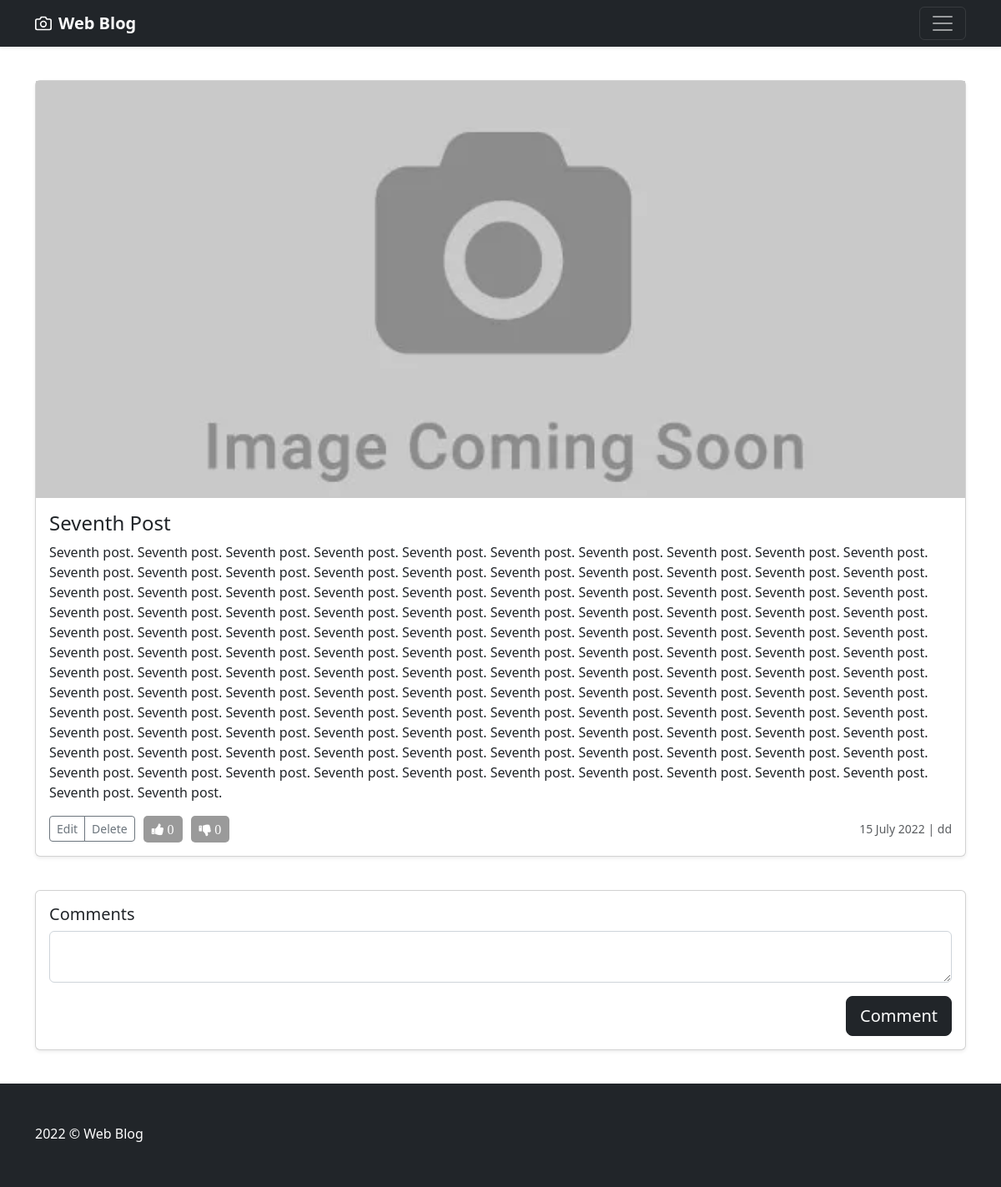
/post/7/ (signed in), run on the app's committed database.
### web_blog/models.py (models this page shows, shortened)
class Post(db.Model):
    id = db.Column(db.Integer, primary_key=True)
    title = db.Column(db.String(100), nullable=False)
    date_posted = db.Column(db.DateTime, nullable=False,
                            default=datetime.utcnow)
    content = db.Column(db.Text, nullable=False)
    user_id = db.Column(db.Integer, db.ForeignKey('user.id'),
                        nullable=False)
    image_file = db.Column(db.String(50), nullable=False,
                           default='default_post.png')
    comments = db.relationship('Comment', backref='post', lazy=True, cascade='all, delete')
    likes = db.relationship('Like', backref='post', lazy=True, cascade='all, delete')
    dislikes = db.relationship('Dislike', backref='post', lazy=True, cascade='all, delete')

class User(db.Model, UserMixin):
    id = db.Column(db.Integer, primary_key=True)
    username = db.Column(db.String(20), unique=True, nullable=False)
    email = db.Column(db.String(100), unique=True, nullable=False)
    image_file = db.Column(db.String(50), nullable=False,
                           default='default.png')
    password = db.Column(db.String(60), nullable=False)
    posts = db.relationship('Post', backref='author', lazy=True, cascade='all, delete')
    comments = db.relationship('Comment', backref='author', lazy=True, cascade='all, delete')

### web_blog/posts/routes.py (the view, shortened to what this page needs)
@posts.route('/post/<int:post_id>/', methods=['GET', 'POST'])
def post(post_id):
    context = {}
    if current_user.is_authenticated:
        form = CommentForm()
        context['form'] = form
    post = Post.query.get_or_404(post_id)
    liked = Like.query.filter_by(post_id=post_id, user_id=current_user.id).first()
    disliked = Dislike.query.filter_by(post_id=post_id, user_id=current_user.id).first()
    context['post'] = post
    context['comments'] = Comment.query.filter_by(post_id=post_id).order_by(Comment.created_at.desc()).all()
    context['author'] = User.query.get_or_404(post.user_id)
    context['title'] = post.title
    context['likes'] = Like.query.filter_by(post_id=post_id)
    context['dislikes'] = Dislike.query.filter_by(post_id=post_id)
    context['liked'] = True if liked else False
    context['disliked'] = True if disliked else False
    return render_template('posts/post.html', **context)

### web_blog/posts/forms.py
class CommentForm(FlaskForm):
    content = TextAreaField('Content', validators=[DataRequired()])
    submit = SubmitField('Comment')

### web_blog/models.py (called while the page is built)
@login_manager.user_loader
def load_user(user_id):
    return User.query.get(int(user_id))

### web_blog/templates/posts/post.html (shortened to what this page needs)
{% extends 'layout.html' %}
{% block content %}
<div class="container">
    <div class="col-lg-12" style="min-height: 90vh; margin-top: 5vh; margin-bottom: 5vh;">
        <div class="col">
            <div class="card shadow-sm">
                <img class="post-pic"
                     src="{{ url_for('static', filename='post_pics/' + post.image_file) }}"
                     height="500px">
                <div class="card-body">
                    <h4 class="h4">{{ post.title }}</h4>
                    <p class="card-text">
                        {{ post.content }}
                    </p>
                    <div class="d-flex justify-content-between align-items-center">
                        <div class="d-flex align-items-center">
                            <div class="btn-group">
                                {% if current_user.is_authenticated and current_user.id == post.user_id %}
                                    <a href="{{ url_for('posts.update_post', post_id=post.id) }}"
                                       class="btn btn-sm btn-outline-secondary">Edit</a>
                                    <a href="{{ url_for('posts.delete_post', post_id=post.id) }}"
                                       class="btn btn-sm btn-outline-secondary">Delete</a>
                                {% endif %}
                            </div>
                            <a href="{{ url_for('posts.like_post', post_id=post.id) }}"
                               class="like-dislike {% if liked %}liked{% endif %}">
                                <i class="fa fa-thumbs-up"> {{ likes.count() }}</i>
                            </a>
                            <a href="{{ url_for('posts.dislike_post', post_id=post.id) }}"
                               class="like-dislike {% if disliked %}disliked{% endif %}">
                                <i class="fa fa-thumbs-down"> {{ dislikes.count() }}</i>
                            </a>
                        </div>
                        <small class="text-muted">{{ post.date_posted.strftime('%d %B %Y') }} | {{ author.username }}</small>
                    </div>
                </div>
            </div>
        </div>
        <div class="col" style="margin-top: 5vh;">
            <div class="card shadow-sm">
                <div class="card-body">
                    <h5 class="card-title">Comments</h5>
                    {% if current_user.is_authenticated %}
                        <form class="needs-validation" method="POST" action="" enctype="multipart/form-data">
                            <div class="row g-3">
                                <div class="col-sm-12">
                                    {% if form.content.errors %}
                                        {{ form.content(class='form-control') }}
                                        {% for error in form.content.errors %}
                                            {{ form.content(class='form-control') }}
                                            <div class="invalid-feedback">
                                                {{ error }}
                                            </div>
                                        {% endfor %}
                                    {% else %}
                                        {{ form.content(class='form-control') }}
                                    {% endif %}
                                </div>
                                <div class="col-sm-12 justify-content-end d-flex">
                                    {{ form.submit(class='btn btn-dark btn-lg') }}
                                </div>
                            </div>
                        </form>
                    {% endif %}
                </div>
            </div>
        </div>
    </div>
</div>
{% endblock %}

### web_blog/templates/layout.html (style rules this page uses)
.like-dislike { padding: 4px 10px; border-radius: 5px; background-color: #9a9a9a; margin-left: 10px; cursor: pointer; color: #ffffff; }
body { height: 100vh; align-items: center; }
.post-pic { object-fit: cover; }

### data on the page
Post: image_file (placeholder picture), title "Seventh Post", content "Seventh post. Seventh post. Seventh post. Seventh post. Seventh post. Seventh post. Seventh post. Seventh post. Seventh post. Seventh post. Seventh post. Seventh post. Seventh post. Seventh post. Seventh post. Seventh post. Seventh post. Seventh post. Seventh post. Seventh post. Seventh post. Seventh post. Seventh post. Seventh post. Seventh post. Seventh post. Seventh post. Seventh post. Seventh post. Seventh post. Seventh post. Seventh post. Seventh post. Seventh post. Seventh post. Seventh post. Seventh post. Seventh post. Seventh post. Seventh post. Seventh post. Seventh post. Seventh post. Seventh post. Seventh post. Seventh post. Seventh post. Seventh post. Seventh post. Seventh post.…", date_posted "15 July 2022"
User: username "dd"

### other printed values
{{ likes.count() }} "0"
{{ dislikes.count() }} "0"
